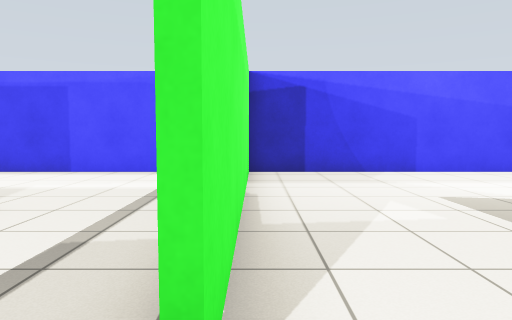
View 1 (above)

20 first-person views from a walk through a Gazebo world. The camera is 0.94 m above the floor, tilts 4° down and sees 70° across. The floor is counted in squares, 1 m on a side. Each view is taken from the middle of a square. On the plan, view 1 faces up. The plan holds only what a view shows up to about 13 squares ahead; the rest is blank. Simple patterns stand in for the simulator's built-in surfaces.

View 2
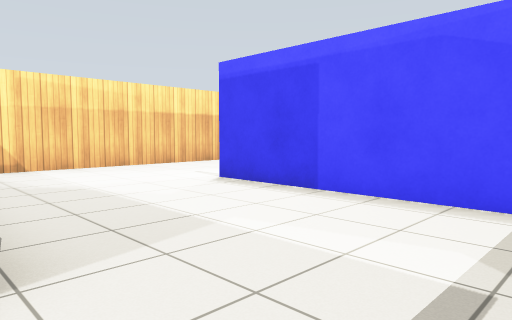

View 3
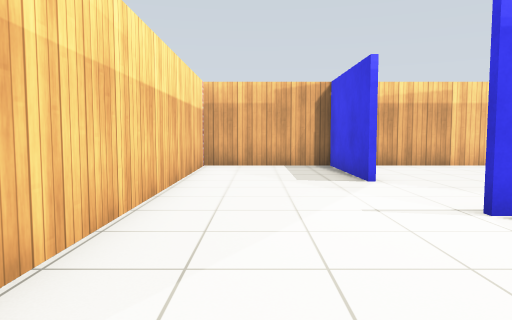

View 4
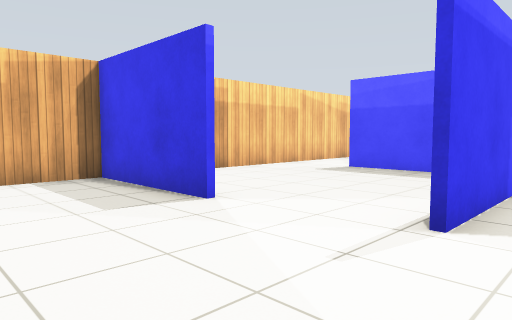

View 5
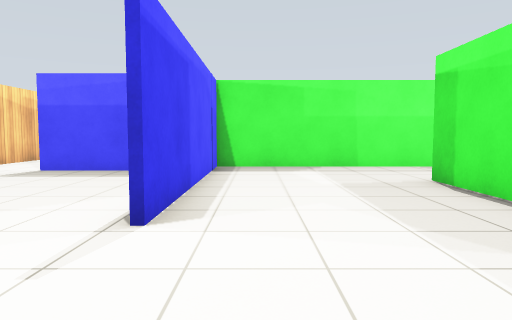

View 6
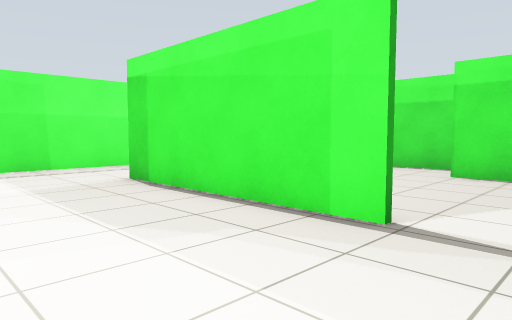

View 7
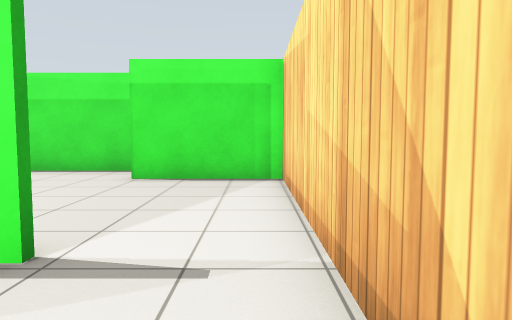

View 8
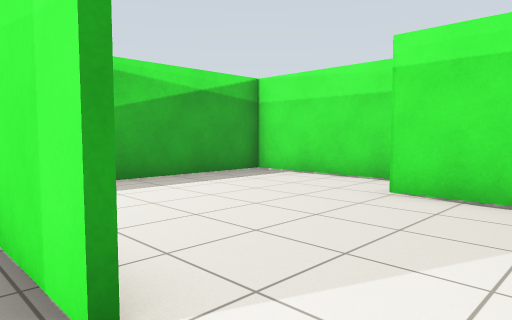

View 9
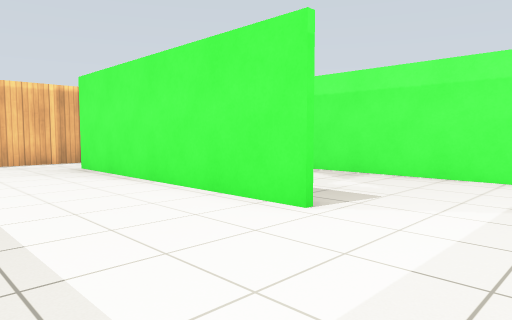

View 10
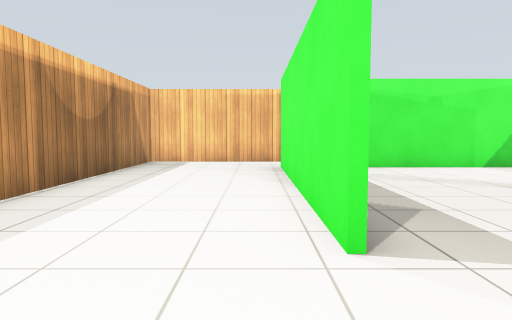

View 11
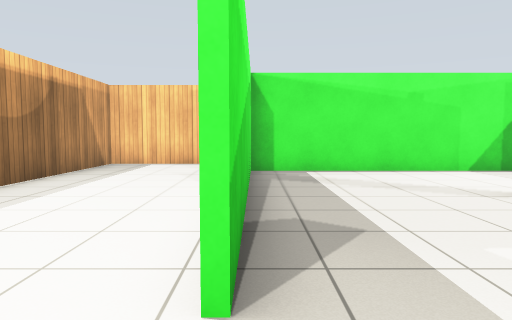

View 12
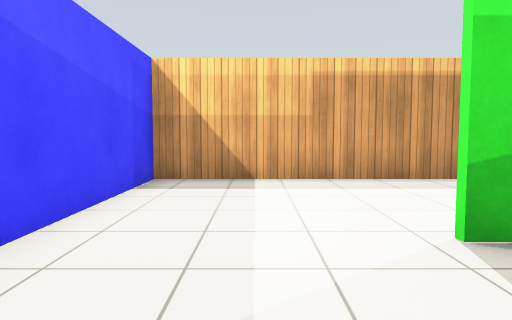

View 13
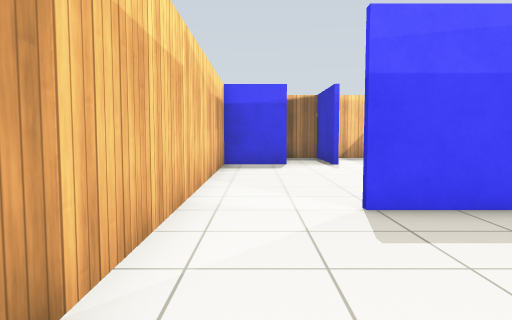

View 14
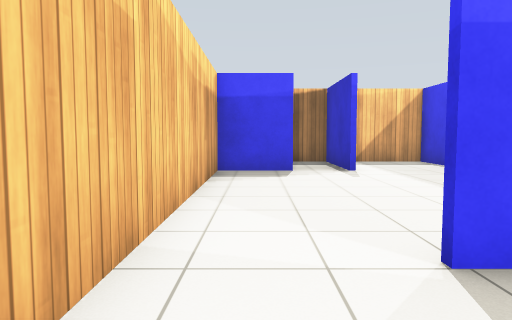

View 15
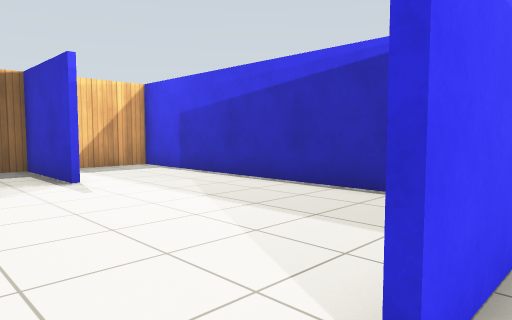

View 16
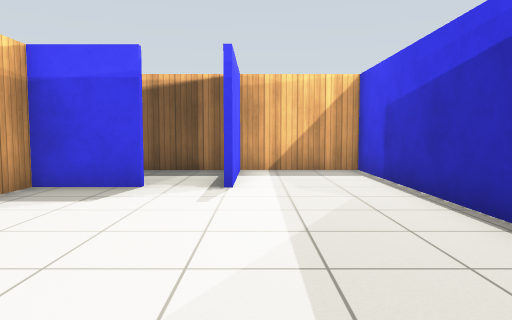

View 17
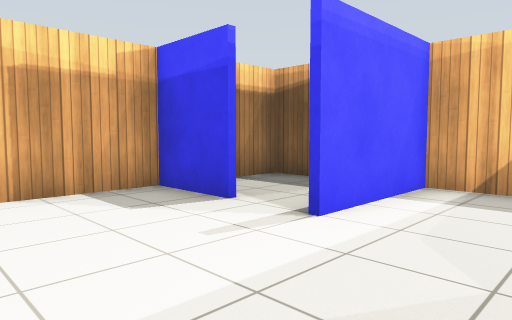

View 18
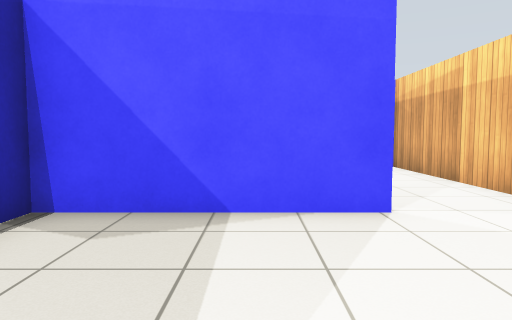

View 19
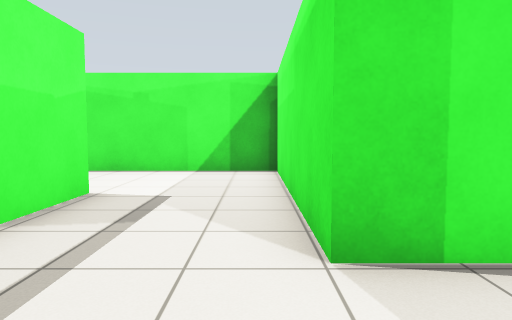

View 20
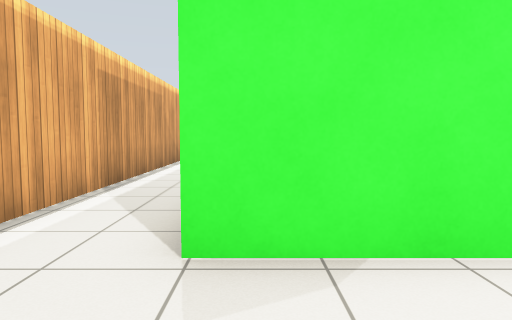

### Floor plan
Points are (right, up) in squares from view 1. A wall is a line through its corners. A room is listed if a view was taken in it or the views show most of it. See-through windows are left out.
Room 1 (views 1, 2, 3, 4, 5, 6, 7, 8, 9, 10, 11, 12, 13, 14, 15, 19, 20)
walls: (-0.2, 8.2) (-0.2, 1.1); (-0.3, 1.1) (-0.3, 9.1) (-7.4, 9.1); (4.3, 5.3) (4.3, -2.6); (-1.5, 11.2) (-1.5, 13.7); (-3.9, -2.4) (4.1, -2.4); (4.1, -1.5) (4.1, 5.3); (-9.4, 4.4) (-3.5, 4.4) (-3.5, -2.1); (-7.8, 12.1) (-7.8, 16) (-11.6, 16) (-11.6, 3.5); (8.7, 9.1) (-0.3, 9.1); (-6, -4.7) (8.6, -4.7) (8.6, 9); (-1.4, 16) (-7.6, 16)
ways out: opening at (-2, 14.5) to room 2; opening at (-10.5, 4) to room 3
Room 2 (views 16, 17, 18)
walls: (5.5, 14) (5.5, 16) (-1.4, 16); (-1.4, 13.7) (-1.4, 9.3) (8.7, 9.3); (8.7, 12.4) (5.4, 12.4); (8.6, 9) (8.6, 13)
ways out: opening at (-2, 14.5) to room 1; gap at (6, 14) to room 4
Room 3 (no view inside)
walls: (-7.9, -2.4) (-3.9, -2.4); (-11.6, 3.5) (-11.6, -0.7) (-8.2, -0.7); (-3.7, -2.4) (-3.7, 1.9)
ways out: opening at (-10.5, 4) to room 1
Room 4 (no view inside)
walls: (8.6, 13) (8.6, 16); (5.4, 12.6) (8.7, 12.6)
ways out: gap at (6, 14) to room 2

Positions as (right, up) in squares from view 1, and headings:
1: (0, 0), facing up
2: (-1, 4), facing up-left
3: (-10, 5), facing up
4: (-11, 8), facing up-right
5: (-11, 8), facing right
6: (-11, 8), facing down-right
7: (-11, 7), facing down
8: (-11, 5), facing down-right
9: (8, 8), facing down-left
10: (5, 8), facing down
11: (4, 7), facing down
12: (1, 7), facing right
13: (-6, 15), facing right
14: (-4, 15), facing right
15: (-2, 15), facing down-right
16: (-1, 12), facing right
17: (2, 10), facing up-right
18: (3, 12), facing left
19: (-3, 7), facing down
20: (7, -2), facing left
